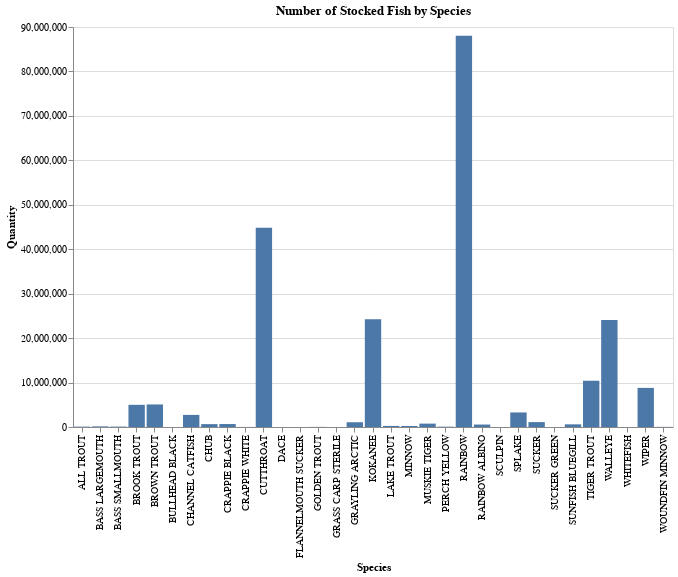

The notebook cell this image was saved under:
### Code cell
#Vis: Bar chart for number of stocked fish by species 
#Change interactivity to be by year

count_by_species = fish_stock_data.groupby('Species')['Quantity'].sum().reset_index()

base_plot = alt.Chart(count_by_species)

bar_chart = base_plot.mark_bar().encode(
    x='Species',
    y='Quantity'
).properties(
    width=600,
    height=400,
    title='Number of Stocked Fish by Species'
)

bar_chart

### Figure 1 — Vega-Lite specification as saved in the notebook (floating-point values rounded to 4 significant figures)
{"config": {"view": {"continuousWidth": 300, "continuousHeight": 300}}, "data": {"name": "data-1e476baf3934b0783ec8ce96aad0e970"}, "mark": {"type": "bar"}, "encoding": {"x": {"field": "Species", "type": "nominal"}, "y": {"field": "Quantity", "type": "quantitative"}}, "height": 400, "title": "Number of Stocked Fish by Species", "width": 600, "$schema": "https://vega.github.io/schema/vega-lite/v5.8.0.json", "datasets": {"data-1e476baf3934b0783ec8ce96aad0e970": [{"Species": "ALL TROUT", "Quantity": 83910}, {"Species": "BASS LARGEMOUTH", "Quantity": 137935}, {"Species": "BASS SMALLMOUTH", "Quantity": 92217}, {"Species": "BROOK TROUT", "Quantity": 4991019}, {"Species": "BROWN TROUT", "Quantity": 5073906}, {"Species": "BULLHEAD BLACK", "Quantity": 180}, {"Species": "CHANNEL CATFISH", "Quantity": 2722443}, {"Species": "CHUB", "Quantity": 644532}, {"Species": "CRAPPIE BLACK", "Quantity": 666378}, {"Species": "CRAPPIE WHITE", "Quantity": 13982}, {"Species": "CUTTHROAT", "Quantity": 44812501}, {"Species": "DACE", "Quantity": 282}, {"Species": "FLANNELMOUTH SUCKER", "Quantity": 67}, {"Species": "GOLDEN TROUT", "Quantity": 27875}, {"Species": "GRASS CARP STERILE", "Quantity": 3339}, {"Species": "GRAYLING ARCTIC", "Quantity": 1071592}, {"Species": "KOKANEE", "Quantity": 24237498}, {"Species": "LAKE TROUT", "Quantity": 242167}, {"Species": "MINNOW", "Quantity": 225000}, {"Species": "MUSKIE TIGER", "Quantity": 761389}, {"Species": "PERCH YELLOW", "Quantity": 75773}, {"Species": "RAINBOW", "Quantity": 88031398}, {"Species": "RAINBOW ALBINO", "Quantity": 553935}, {"Species": "SCULPIN", "Quantity": 192}, {"Species": "SPLAKE", "Quantity": 3277322}, {"Species": "SUCKER", "Quantity": 1101215}, {"Species": "SUCKER GREEN", "Quantity": 1476}, {"Species": "SUNFISH BLUEGILL", "Quantity": 598473}, {"Species": "TIGER TROUT", "Quantity": 10408311}, {"Species": "WALLEYE", "Quantity": 24050272}, {"Species": "WHITEFISH", "Quantity": 2992}, {"Species": "WIPER", "Quantity": 8800942}, {"Species": "WOUNDFIN MINNOW", "Quantity": 31694}]}}
